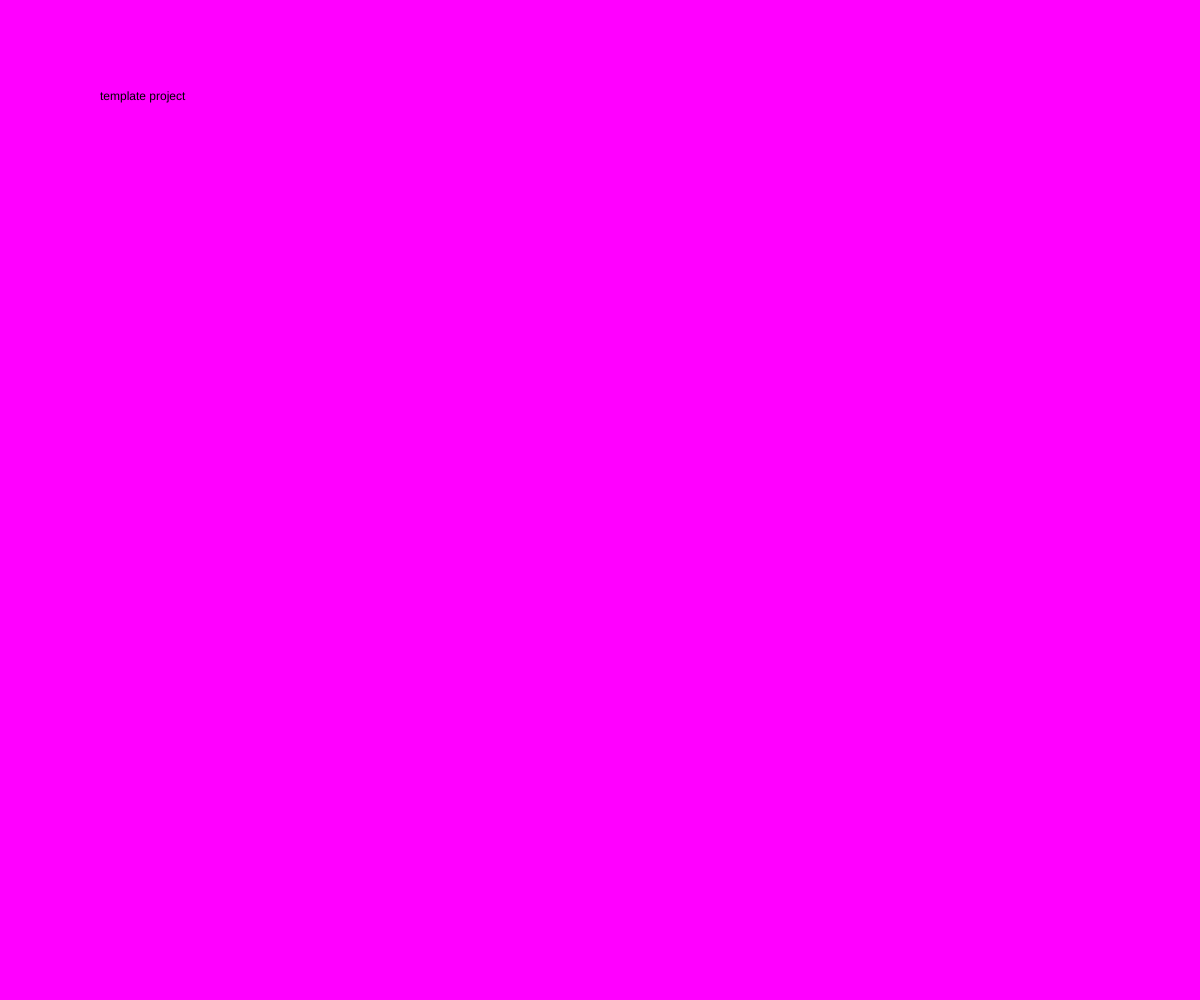
Frame 1 (no input)
Frame 60 (no input): identical to frame 1, image omitted
Frame 120 (the mouse pressed at the canvas centre since frame 60): identical to frame 1, image omitted

The p5.js sketch that drew this single still picture (run headless with seeded random() and noise() and a simulated clock; from frame 60 on, the mouse is pressed at the canvas centre):

// p5.js sketch
// ── sketch.js
const input = { keys: {}, mouse: {} }
const game = {};

function setup() {
    createCanvas();
    windowResized();
}

function windowResized() {
    resizeCanvas(windowWidth, windowHeight);
}

function keyPressed() {
    input.keys[keyCode] = 0;
}

function keyReleased() {
    input.keys[keyCode] = -1;
}

function mousePressed() {
    input.mouse[mouseButton] = 0;
}

function mouseReleased() {
    input.mouse[mouseButton] = -1;
}

function updateInput() {
    for (let key in input.keys) {
        if (input.keys[key] >= 0) {
            input.keys[key] += 1;
        }
    }
    for (let button in input.mouse) {
        if (input.mouse[button] >= 0) {
            input.mouse[button] += 1;
        }
    }
}

function update() {
    
}

function draw() {
    update();
    updateInput();
    background(255, 0, 255);
    text("template project", 100, 100);
}
